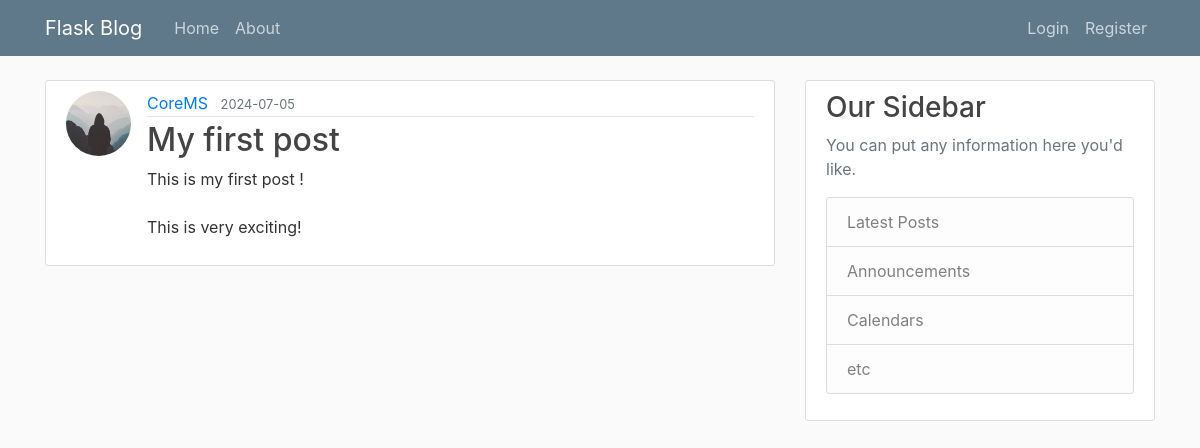
/post/1, run on an earlier commit of the app's database.
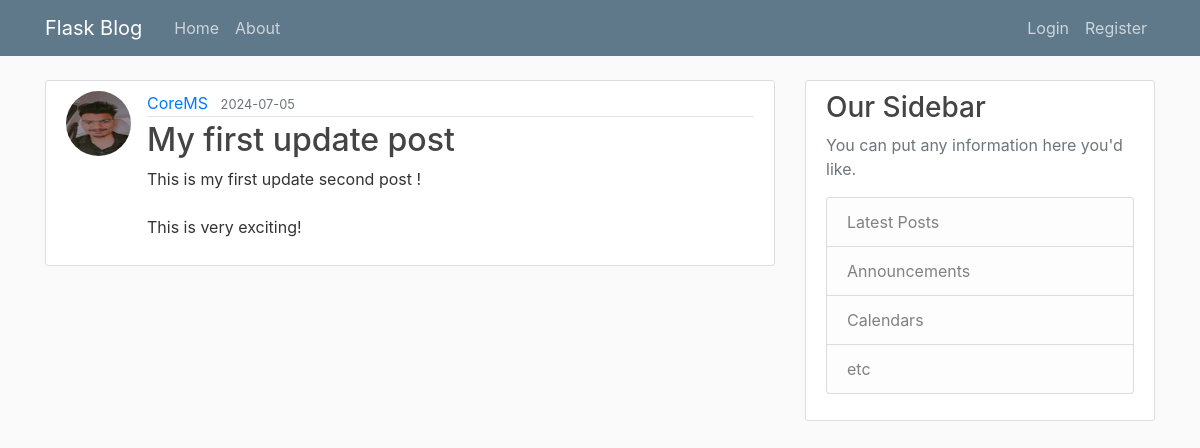
And on a later commit of the database.
### app/model.py (models this page shows, shortened)
class User(db.Model , UserMixin):
    id = db.Column(db.Integer , primary_key=True)
    username = db.Column(db.String(20) , unique= True , nullable =False)
    email = db.Column(db.String(120) , unique= True , nullable =False)
    image_file = db.Column(db.String(20) , nullable =False, default ='default.jpg')
    password = db.Column(db.String(60) , nullable =False)
    posts = db.relationship('Post' , backref ='author', lazy=True)

class Post(db.Model):
    id = db.Column(db.Integer , primary_key=True)
    title = db.Column(db.String(100) , nullable =False)
    date_posted = db.Column(db.DateTime , nullable =False, default=datetime.utcnow)
    content = db.Column(db.Text , nullable=False)
    user_id = db.Column(db.Integer, db.ForeignKey('user.id'), nullable= False)

### app/routes.py (the view)
@app.route("/post/<int:post_id>")
def post(post_id):
    post = Post.query.get_or_404(post_id)
    return render_template('post.html',title = post.title,post=post)

### app/templates/post.html (shortened to what this page needs)
{% extends "layout.html" %}
{% block content %}
  <article class="media content-section">
    <img class="rounded-circle article-img" src="{{ url_for('static', filename='profile_pics/' + post.author.image_file) }}">
    <div class="media-body">
      <div class="article-metadata">
        <a class="mr-2" href="#">{{ post.author.username }}</a>
        <small class="text-muted">{{ post.date_posted.strftime('%Y-%m-%d') }}</small>
      </div>
      <h2 class="article-title">{{ post.title }}</h2>
      <p class="article-content">{{ post.content }}</p>
    </div>
  </article>
{% endblock content %}

What changed in the data, as far as the page shows it:
changed User "CoreMS": image_file: picture added in place of a placeholder
changed Post: title "My first post" → "My first update post"; content "This is my first post ! This is very exciting!" → "This is my first update second post ! This is very exciting!"
